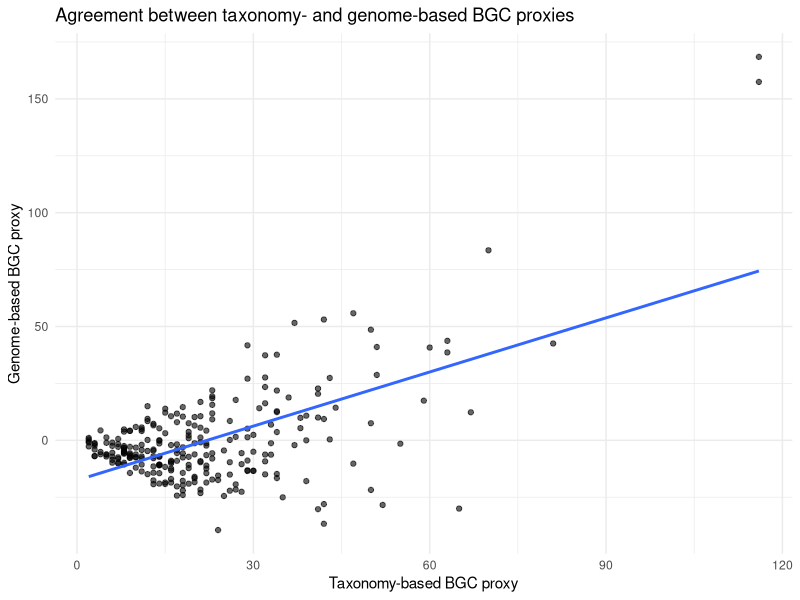
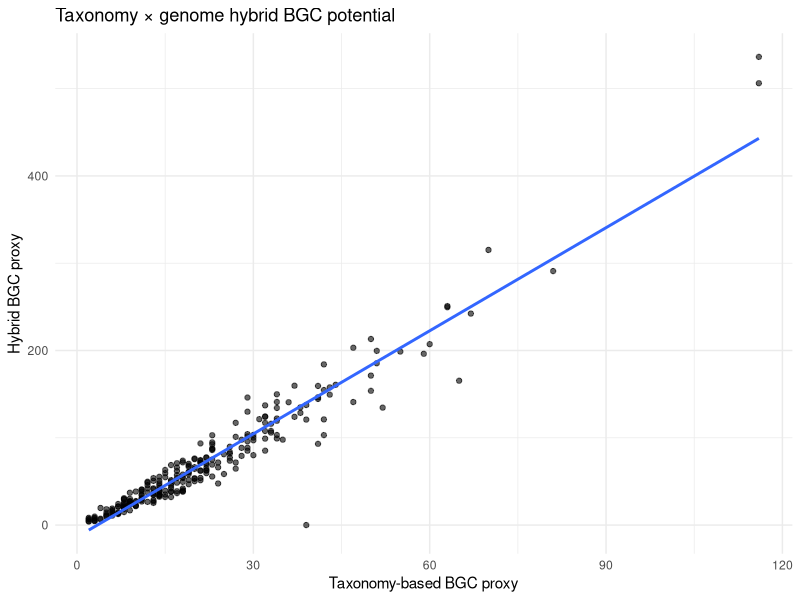
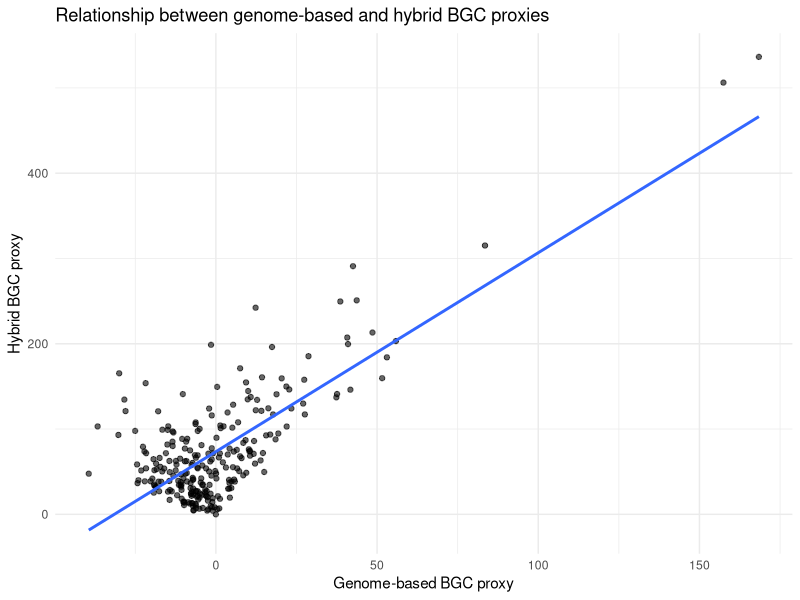
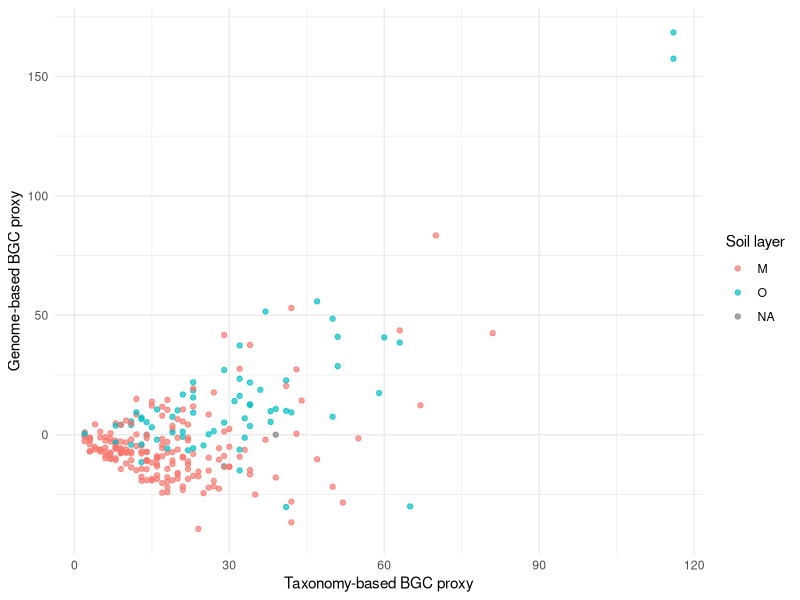

Here is the R script that generated these plots, in order:
## ---- chunk 1
library(tidyverse)
library(lme4)
library(broom.mixed)
library(vegan)

## ---- chunk 2
soilMAGs <- read_csv("NEON_soilMAGs_soilChem.csv")

## ---- chunk 3
bgc_data <- soilMAGs %>%
  select(
    site = site,
    site_ID = site_ID,
    subplot = subplot,
    horizon = layer,
    phylum = phylum,
    genus = genus,
    genome_size_bp = total_number_of_bases,
    completeness = bin_completeness,
    contamination = bin_contamination,
    soil_pH = soilInWaterpH,
    soil_pH_CaCl = soilInCaClpH
  )

## ---- chunk 4
bgc_data <- bgc_data %>%
  mutate(
    bgc_taxonomy_proxy = case_when(
      phylum == "Actinobacteria" ~ 10,
      phylum == "Firmicutes" ~ 6,
      phylum == "Proteobacteria" ~ 3,
      phylum == "Bacteroidota" ~ 2,
      TRUE ~ 1
    )
  )

## ---- chunk 5
bgc_data <- bgc_data %>%
  mutate(
    genome_size_mb = genome_size_bp / 1e6,
    bgc_genome_proxy =
      scale(genome_size_mb)[,1] +
      scale(completeness)[,1]
  )

## ---- chunk 6
bgc_data <- bgc_data %>%
  mutate(
    bgc_hybrid_proxy = bgc_taxonomy_proxy * genome_size_mb
  )

bgc_data
## ---- chunk 7
bgc_env <- bgc_data %>%
  group_by(site, subplot, horizon) %>%
  summarise(
    taxonomic_BGC = sum(bgc_taxonomy_proxy, na.rm = TRUE),
    genome_BGC = sum(bgc_genome_proxy, na.rm = TRUE),
    hybrid_BGC = sum(bgc_hybrid_proxy, na.rm = TRUE),
    mean_pH = mean(soil_pH, na.rm = TRUE),
    .groups = "drop"
  )

bgc_env
## ---- chunk 8
library(lme4)

mod_tax <- lmer(taxonomic_BGC ~ mean_pH + horizon + (1 | site), data = bgc_env)
mod_gen <- lmer(genome_BGC ~ mean_pH + horizon + (1 | site), data = bgc_env)
mod_hyb <- lmer(hybrid_BGC ~ mean_pH + horizon + (1 | site), data = bgc_env)

mod_tax
mod_gen
mod_hyb
## ---- chunk 9
library(broom.mixed)

bind_rows(
  tidy(mod_tax) %>% mutate(proxy = "Taxonomy"),
  tidy(mod_gen) %>% mutate(proxy = "Genome"),
  tidy(mod_hyb) %>% mutate(proxy = "Hybrid")
)

## ---- chunk 10
bgc_env %>%
  select(taxonomic_BGC, genome_BGC, hybrid_BGC) %>%
  cor(use = "pairwise.complete.obs")

## ---- chunk 11
ggplot(bgc_env, aes(x = taxonomic_BGC, y = genome_BGC)) +
  geom_point(alpha = 0.6) +
  geom_smooth(method = "lm", se = FALSE) +
  theme_minimal() +
  labs(
    x = "Taxonomy-based BGC proxy",
    y = "Genome-based BGC proxy",
    title = "Agreement between taxonomy- and genome-based BGC proxies"
  )

## ---- chunk 12
ggplot(bgc_env, aes(x = taxonomic_BGC, y = hybrid_BGC)) +
  geom_point(alpha = 0.6) +
  geom_smooth(method = "lm", se = FALSE) +
  theme_minimal() +
  labs(
    x = "Taxonomy-based BGC proxy",
    y = "Hybrid BGC proxy",
    title = "Taxonomy × genome hybrid BGC potential"
  )

## ---- chunk 13
ggplot(bgc_env, aes(x = genome_BGC, y = hybrid_BGC)) +
  geom_point(alpha = 0.6) +
  geom_smooth(method = "lm", se = FALSE) +
  theme_minimal() +
  labs(
    x = "Genome-based BGC proxy",
    y = "Hybrid BGC proxy",
    title = "Relationship between genome-based and hybrid BGC proxies"
  )

## ---- chunk 14
ggplot(bgc_env, aes(x = taxonomic_BGC, y = genome_BGC, color = horizon)) +
  geom_point(alpha = 0.7) +
  theme_minimal() +
  labs(
    x = "Taxonomy-based BGC proxy",
    y = "Genome-based BGC proxy",
    color = "Soil layer"
  )
